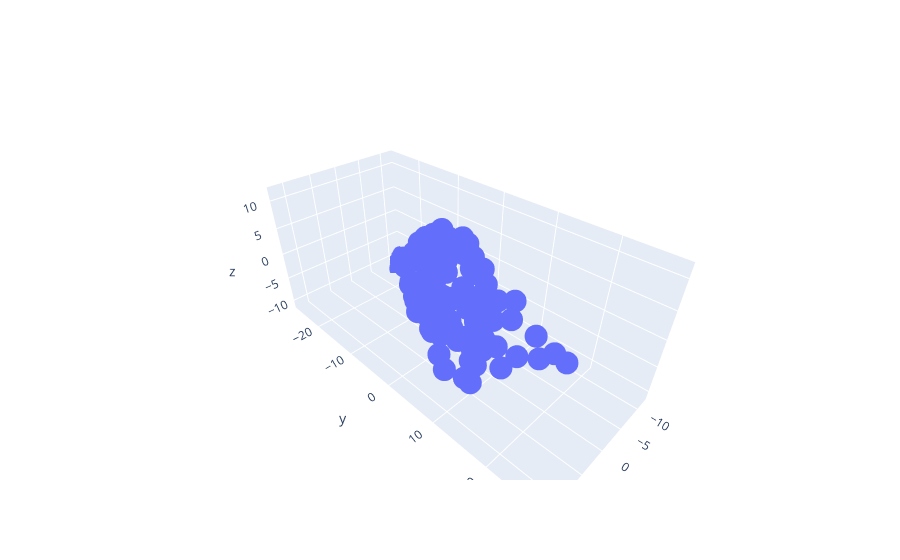

Notebook cell for this chart:
### Code cell
go.Figure(data=[go.Scatter3d(
                        x=points[0, :],
                        y=points[1, :],
                        z=points[2, :],
                        mode='markers')])

# all points belong to one plane
